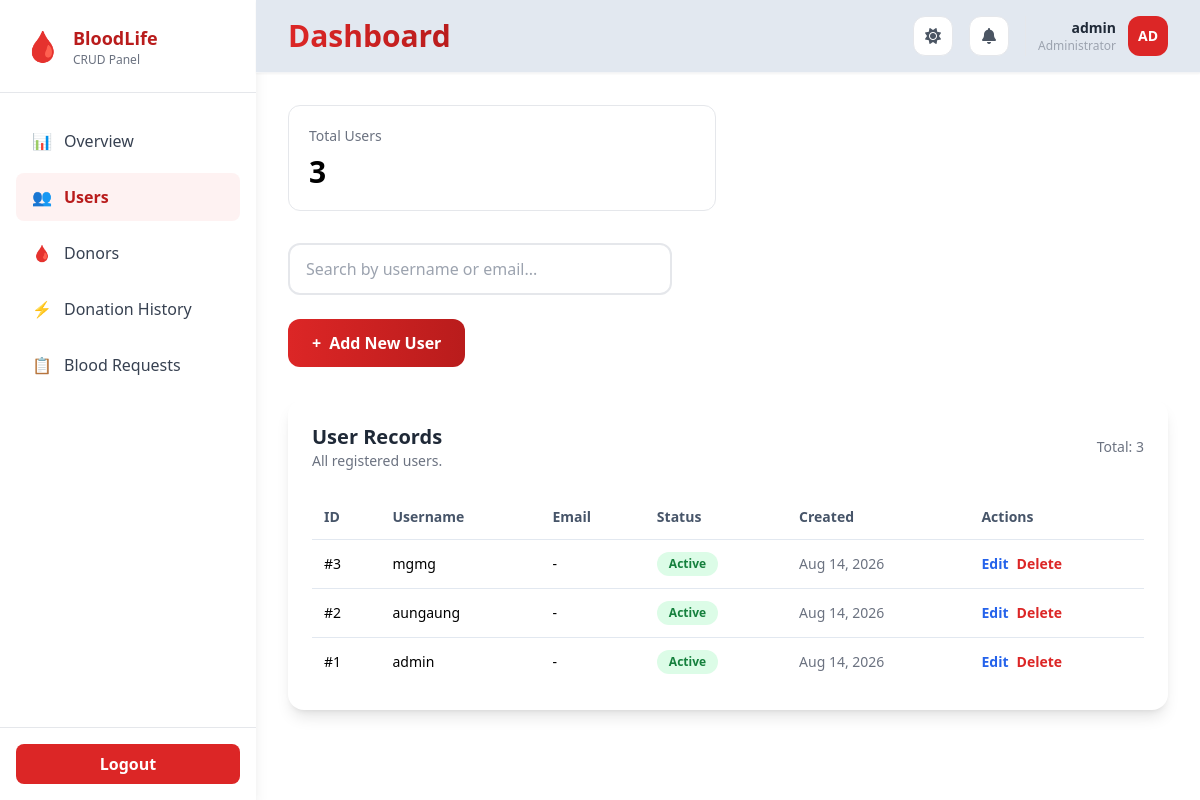
/admin/logindata.php (signed in), run on the app's committed database.
### tables this page shows
CREATE TABLE users (
    id INT AUTO_INCREMENT PRIMARY KEY,
    username VARCHAR(50) NOT NULL UNIQUE,
    email VARCHAR(100),
    password VARCHAR(255) NOT NULL,
    role ENUM('Admin','User') NOT NULL DEFAULT 'User',
    status ENUM('Active','Inactive') DEFAULT 'Active',
    myanmar_name VARCHAR(100) DEFAULT NULL,
    created_at TIMESTAMP DEFAULT CURRENT_TIMESTAMP
);

### admin/logindata.php (the view, shortened to what this page needs)
<?php
require_once __DIR__ . '/../config/db.php';
$users = [];
$result = $conn->query("SELECT * FROM users ORDER BY id DESC");
if ($result && $result->num_rows > 0) {
    $users = $result->fetch_all(MYSQLI_ASSOC);
}
$stats = [
    'total' => $conn->query("SELECT COUNT(*) AS c FROM users")->fetch_assoc()['c'] ?? 0,
];
$edit_row = null;
?>
<!DOCTYPE html>
<html lang="en">
<head>
    <script src="https://cdn.tailwindcss.com"></script>
    <link rel="stylesheet" href="../assets/css/myanmar-font.css">
</head>
<body class="bg-gray-100 dark:bg-gray-900">
<div class="flex min-h-screen">
    <div class="w-64 bg-white shadow-lg hidden md:flex flex-col sticky top-0 self-start h-screen overflow-y-auto">
        <div class="p-6 border-b border-gray-200">
            <div class="flex items-center space-x-3">
                <span class="text-3xl">🩸</span>
                <div>
                    <h1 class="font-bold text-lg text-red-700">BloodLife</h1>
                    <p class="text-xs text-gray-500">CRUD Panel</p>
                </div>
            </div>
        </div>
        <nav class="flex-1 px-4 py-6 space-y-2">
            <a href="dashboard.php" class="flex items-center space-x-3 px-4 py-3 text-gray-700 hover:bg-gray-100 rounded-lg transition">
                <span>📊</span> <span data-i18n="overview">Overview</span>
            </a>
            <a href="logindata.php" class="flex items-center space-x-3 px-4 py-3 bg-red-50 text-red-700 rounded-lg font-semibold">
                <span>👥</span> <span>Users</span>
            </a>
            <a href="donor_crud.php" class="flex items-center space-x-3 px-4 py-3 text-gray-700 hover:bg-gray-100 rounded-lg transition">
                <span>🩸</span> <span>Donors</span>
            </a>
            <a href="donation_history_crud.php" class="flex items-center space-x-3 px-4 py-3 text-gray-700 hover:bg-gray-100 rounded-lg transition">
                <span>⚡</span> <span>Donation History</span>
            </a>
            <a href="requests.php" class="flex items-center space-x-3 px-4 py-3 text-gray-700 hover:bg-gray-100 rounded-lg transition">
                <span>📋</span> <span>Blood Requests</span>
            </a>
        </nav>
        <div class="p-4 border-t border-gray-200">
            <a href="logout.php" onclick="return confirm('Are you sure you want to logout?')" class="w-full bg-red-600 text-white flex justify-center py-2 rounded-lg font-semibold hover:bg-red-700 transition" data-i18n="logout">Logout</a>
        </div>
    </div>
    <main class="flex-1">
        <?php include __DIR__ . '/../includes/navbar.php'; ?>
        <div class="p-8">
            <div class="grid grid-cols-1 md:grid-cols-2 gap-6 mb-8">
                <div class="bg-white rounded-xl border p-5 stat-card">
                    <p class="text-gray-500 text-sm">Total Users</p>
                    <h3 class="text-3xl font-bold mt-2"><?= $stats['total'] ?></h3>
                </div>
            </div>
            <div class="w-96 mb-6">
                <input id="searchInput" type="text" placeholder="Search by username or email..." class="w-full border-2 border-gray-200 rounded-xl px-4 py-3 focus:outline-none focus:border-red-500 transition">
            </div>
            <div class="mb-8">
                <button onclick="toggleForm()" id="toggleFormBtn" class="bg-gradient-to-r from-red-600 to-red-700 text-white font-semibold px-6 py-3 rounded-xl hover:shadow-lg transition flex items-center gap-2">
                    <span>+</span>
                    <span><?= $edit_row ? 'Edit User' : 'Add New User' ?></span>
                </button>
            </div>
            <div class="bg-white rounded-2xl shadow-lg p-6">
                <div class="flex items-center justify-between mb-6">
                    <div>
                        <h3 class="text-xl font-bold text-gray-800">User Records</h3>
                        <p class="text-sm text-gray-500">All registered users.</p>
                    </div>
                    <span class="text-sm text-gray-500">Total: <?= count($users) ?></span>
                </div>
                <div class="overflow-x-auto">
                    <table class="w-full text-left text-sm border-collapse">
                        <thead>
                            <tr class="bg-gray-50 text-slate-600">
                                <th class="p-3">ID</th>
                                <th class="p-3">Username</th>
                                <th class="p-3">Email</th>
                                <th class="p-3">Status</th>
                                <th class="p-3">Created</th>
                                <th class="p-3">Actions</th>
                            </tr>
                        </thead>
                        <tbody>
                            <?php if (count($users) > 0): ?>
                                <?php foreach ($users as $u): ?>
                                    <?php
                                    $statusColor = ($u['status'] ?? 'Active') === 'Active' ? 'bg-green-100 text-green-700' : 'bg-red-100 text-red-700';
                                    ?>
                                    <tr class="user-row border-t border-slate-200 hover:bg-gray-50">
                                        <td class="p-3 font-medium">#<?= $u['id'] ?></td>
                                        <td class="p-3 font-medium"><?= htmlspecialchars($u['username']) ?></td>
                                        <td class="p-3"><?= htmlspecialchars($u['email'] ?? '-') ?></td>
                                        <td class="p-3"><span class="inline-flex rounded-full px-3 py-1 text-xs font-semibold <?= $statusColor ?>"><?= htmlspecialchars($u['status']) ?></span></td>
                                        <td class="p-3 text-gray-500"><?= date('M d, Y', strtotime($u['created_at'])) ?></td>
                                        <td class="p-3">
                                            <div class="flex gap-2">
                                                <a href="logindata.php?edit=<?= $u['id'] ?>" class="text-blue-600 hover:text-blue-800 font-semibold">Edit</a>
                                                <a href="logindata.php?delete=<?= $u['id'] ?>" class="text-red-600 hover:text-red-800 font-semibold" onclick="return confirm('Delete this user?')">Delete</a>
                                            </div>
                                        </td>
                                    </tr>
                                <?php endforeach; ?>
                            <?php else: ?>
                                <tr><td colspan="6" class="p-8 text-center text-gray-500">No users found.</td></tr>
                            <?php endif; ?>
                        </tbody>
                    </table>
                </div>
            </div>
        </div>
    </main>
</div>
</body>
</html>

### admin/logindata.php (style rules this page uses)
.stat-card { transition: all 0.3s ease; }
html:not(.dark) body { background-color: #ffffff !important; background-image: none !important; }
html:not(.dark) .bg-gray-50 { background-color: #ffffff !important; }
html:not(.dark) .bg-gray-100 { background-color: #ffffff !important; }

### data on the page
users: id "3", username "mgmg", email "-", status "Active", created_at "Aug 14, 2026"
users: id "2", username "aungaung", email "-", status "Active", created_at "Aug 14, 2026"
users: id "1", username "admin", email "-", status "Active", created_at "Aug 14, 2026"

### other printed values
$_SESSION['username'] "admin"
substr($_SESSION['username'] ?? 'A', 0, 2) "AD"
$stats['total'] "3"
count($users) "3"
